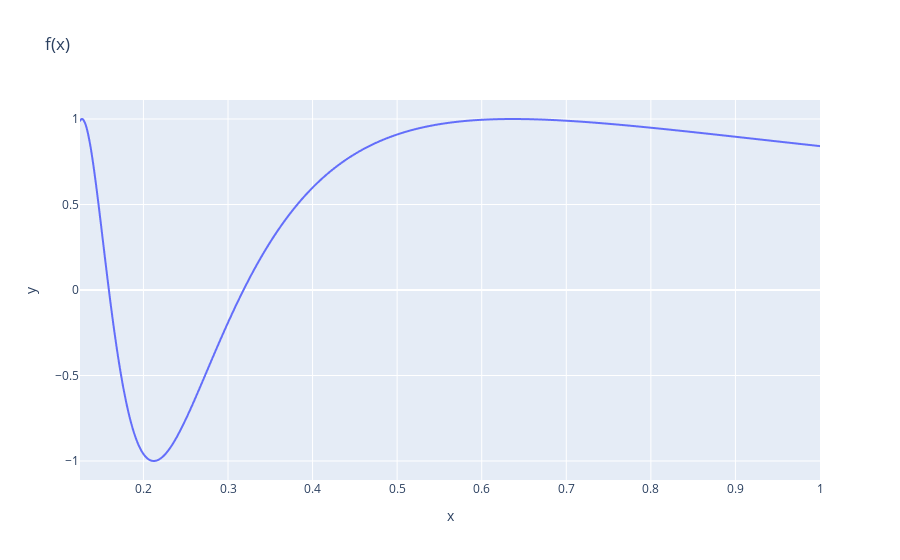

Notebook source saved alongside this figure:
### Code cell
import plotly.express as px

fig = px.line(x=xi, y=yi, title='f(x)')
fig.show()

### Figure 1 — Plotly figure (JSON) as saved in the notebook; plotly's stock layout.template omitted (floating-point values rounded to 4 significant figures; data arrays with more than 128 entries replaced by an {"elided": "..."} marker saying what was removed)
{"data": [{"hovertemplate": "x=%{x}<br>y=%{y}<extra></extra>", "legendgroup": "", "line": {"color": "#636efa", "dash": "solid"}, "marker": {"symbol": "circle"}, "mode": "lines", "name": "", "showlegend": false, "type": "scattergl", "x": {"elided": "1024 float values"}, "xaxis": "x", "y": {"elided": "1024 float values"}, "yaxis": "y"}], "layout": {"legend": {"tracegroupgap": 0}, "title": {"text": "f(x)"}, "xaxis": {"anchor": "y", "domain": [0, 1], "title": {"text": "x"}}, "yaxis": {"anchor": "x", "domain": [0, 1], "title": {"text": "y"}}}}
